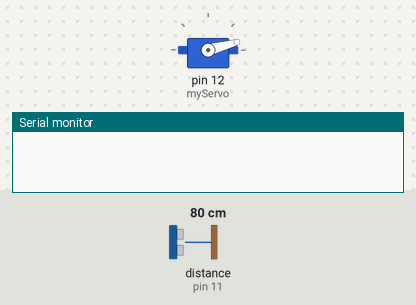
Simulated run of this sketch. Board: Arduino Uno, built with avr-gcc and run on an emulated ATmega328P. Shown: servo, the last lines printed to the serial monitor. Wiring (inferred from the names in the program): ultrasonic range finder: trigger pin 10; echo pin 11. The test bench sets the inputs (shaded band); at power-on: distance to the obstacle (sensor on pin 11) 80 cm. The echo pulse lasts 58.3 µs per cm.

Above: at 0.01 s.
1.3 s: distance to the obstacle (sensor on pin 11) set to 2 cm
At 2.3 s:
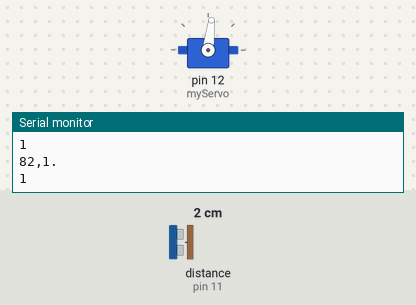
4.3 s: distance to the obstacle (sensor on pin 11) set to 120 cm
At 4.97 s:
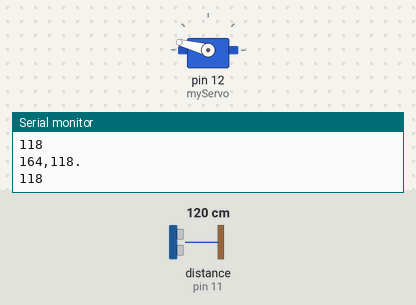
7.3 s: distance to the obstacle (sensor on pin 11) set to 4 cm
10.3 s: distance to the obstacle (sensor on pin 11) set to 250 cm
At 10.55 s:
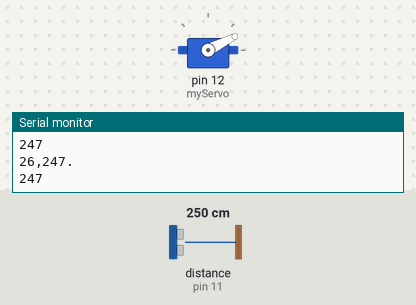
Timing chart, 0 to 14.3 s (numbered marks = the images above; inputs shaded):
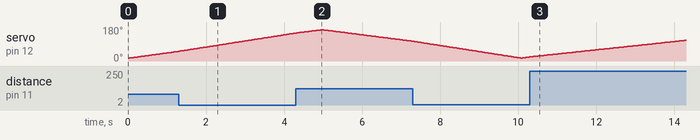

The sketch:

sketch_nov3a.ino
```cpp
#include <Servo.h>

// Ultrasonic Sensor Pins
const int trigPin = 10;
const int echoPin = 11;

// Variables for duration and distance
long duration;
int distance;

Servo myServo;

void setup() {
  pinMode(trigPin, OUTPUT);
  pinMode(echoPin, INPUT);
  Serial.begin(9600);
  myServo.attach(12);
}

void loop() {
  // Rotates the servo motor from 15 to 165 degrees
  for (int i = 15; i <= 165; i++) {
    myServo.write(i);
    delay(30);
    distance = calculateDistance(); // Calculates distance

    // Send angle and distance to Serial
    Serial.print(i);
    Serial.print(",");
    Serial.print(distance);
    Serial.print(".");
    Serial.println(); // Adds newline for better readability

    // Print distance for debugging
    Serial.println(distance);
  }

  // Rotates servo back from 165 to 15 degrees
  for (int i = 165; i > 15; i--) {
    myServo.write(i);
    delay(30);
    distance = calculateDistance();

    Serial.print(i);
    Serial.print(",");
    Serial.print(distance);
    Serial.print(".");
    Serial.println(); // Adds newline for better readability

    // Print distance for debugging
    Serial.println(distance);
  }
}

int calculateDistance() {
  digitalWrite(trigPin, LOW);
  delayMicroseconds(2);
  digitalWrite(trigPin, HIGH);
  delayMicroseconds(10);
  digitalWrite(trigPin, LOW);

  duration = pulseIn(echoPin, HIGH);
  distance = duration * 0.034 / 2;
  return distance;
}
```
